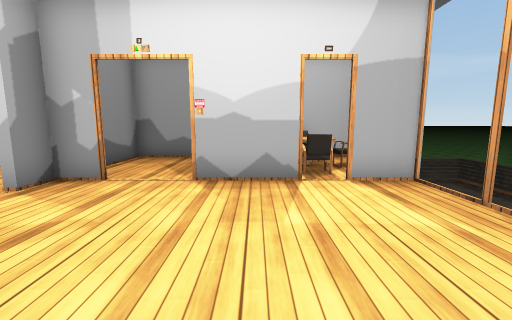
View 1 (above)

17 first-person views from a walk through a Unity game level. The camera is 1.2 m above the floor, tilts 8° down and sees 90° across. Doors are open. The floor is counted in squares, 1 m on a side. Each view is taken from the middle of a square. On the plan, view 1 faces up. The plan holds only what a view shows up to about 12 squares ahead; the rest is blank. The place goes on beyond the plan. Some surface patterns are stand-ins.

View 2
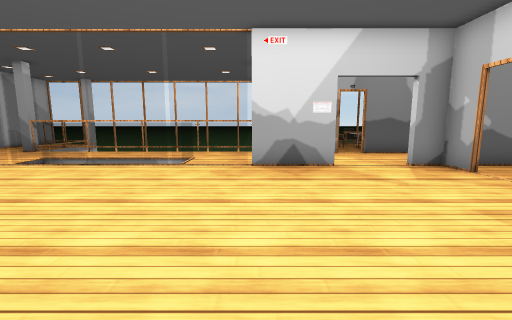

View 3
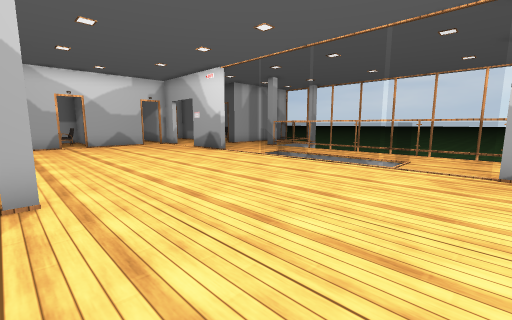

View 4
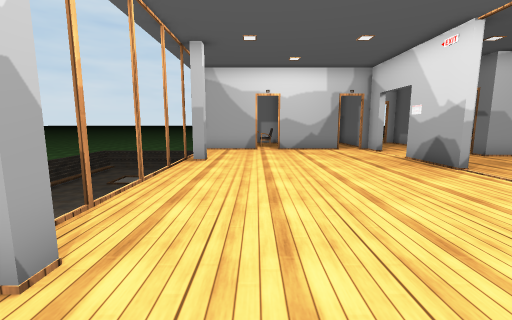

View 5
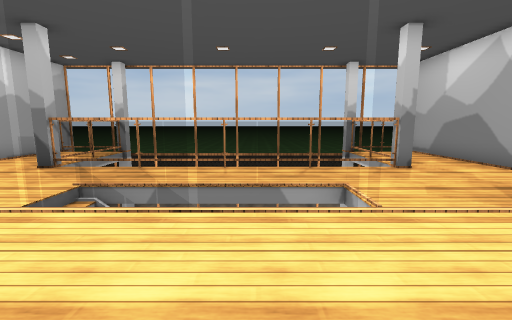

View 6
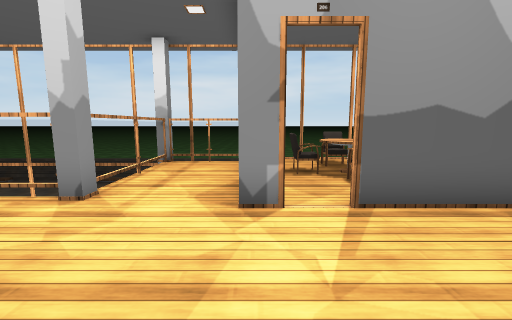

View 7
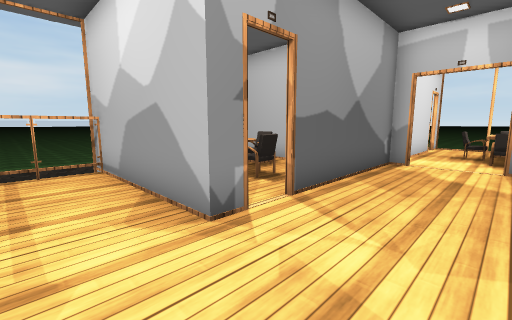

View 8
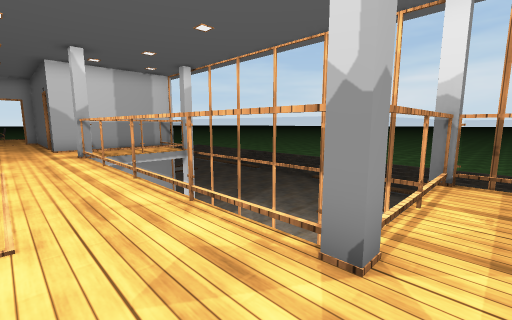

View 9
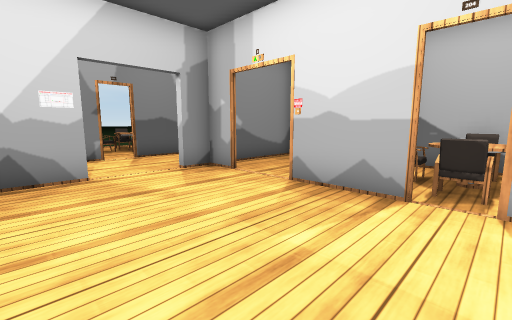

View 10
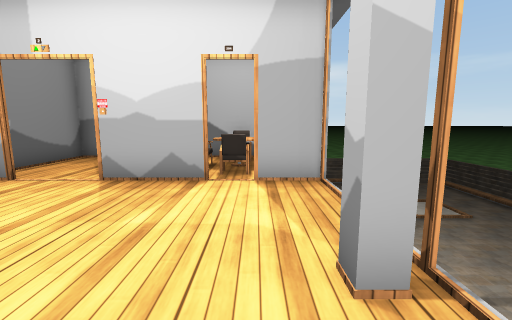

View 11
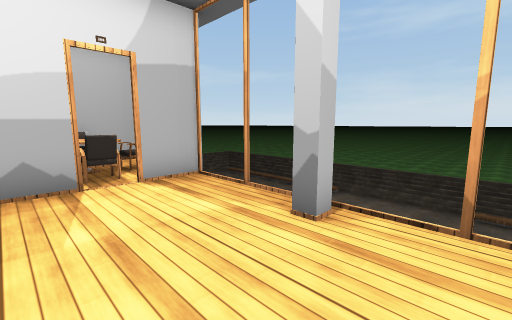

View 12
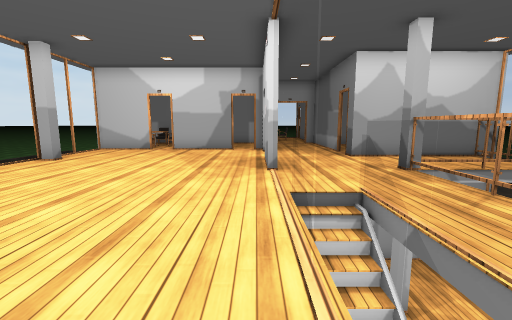

View 13
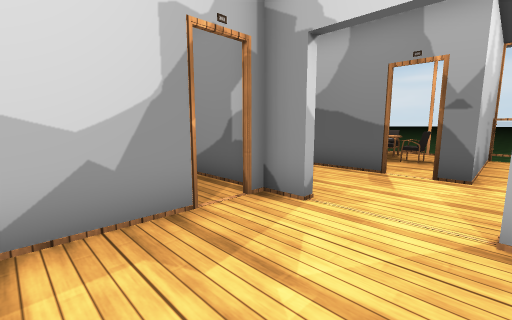

View 14
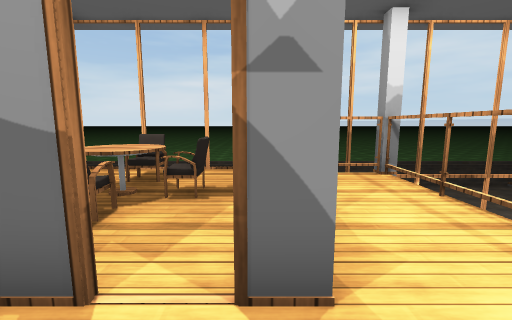

View 15
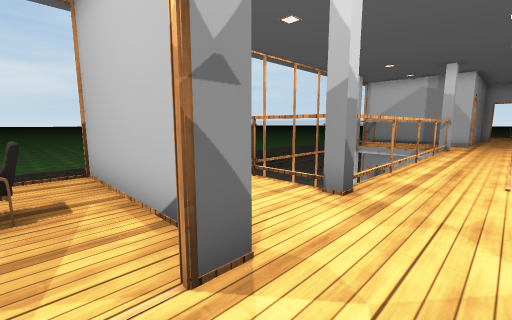

View 16
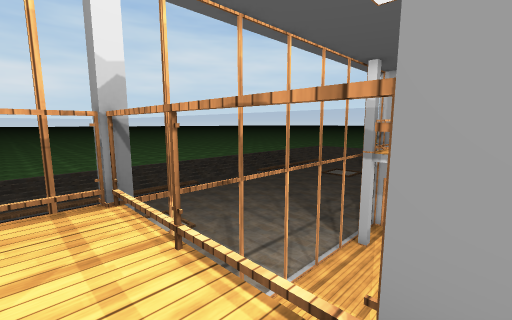

View 17
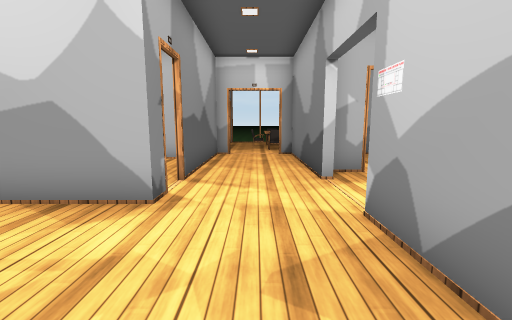

### Floor plan
Key: @ floor where view 1 was taken; # wall or solid block; . main floor; - floor 4 m lower than the main floor; _ floor 4.25 m lower than the main floor; D open door; = window, fence, low wall or low ledge; v drop or lower ground; C chair; O other object.
Columns run from 13 left of view 1 to 4 right of it. Each row starts with its distance up from view 1.
 12        C  OO
 11       DDC
 10       ...
  9      #DDD ## ##C#
  8   ### ...#.. CCCC
  7   OO.#...#.. COOC
  6 =COOCD...#..##CC=
  5 =COOC#...#DD#.DD.
  4  .CC.D...........
  3 #D#DDD...........
  2 ==.......#......#_
  1 ==.......#......._
  0 v#===#...#...@...
 -1 =--  =..=.......
 -2 =--  =.==........
 -3 =--  =.= ........
 -4 =--  =.= ........
 -5 =--  =.= .......#
 -6 =-   =.==........
 -7 =    =.==........
 -8 =    =..=........
 -9 =  --=..=........
-10 v#===#...#.......
-11 ==.......#......=
-12 v=..............#
-13 #####D...........
-14 =.CC.D...........
-15 =COOC#...DD##DD##

Where each view was taken, in squares from view 1:
view 1: 0 up, 0 right, facing up
view 2: 0 up, 3 right, facing left
view 3: 0 up, 3 right, facing down-left
view 4: 3 down, 1 right, facing down
view 5: 4 down, 1 left, facing left
view 6: 3 up, 4 left, facing left
view 7: 1 up, 5 left, facing up-left
view 8: 1 up, 6 left, facing down-left
view 9: 1 up, 2 right, facing up-left
view 10: 0 up, 2 right, facing up
view 11: 0 up, 0 right, facing up-right
view 12: 3 down, 4 left, facing down
view 13: 12 down, 1 left, facing down-left
view 14: 13 down, 6 left, facing left
view 15: 14 down, 6 left, facing up-left
view 16: 11 down, 8 left, facing up-left
view 17: 1 down, 6 left, facing up
